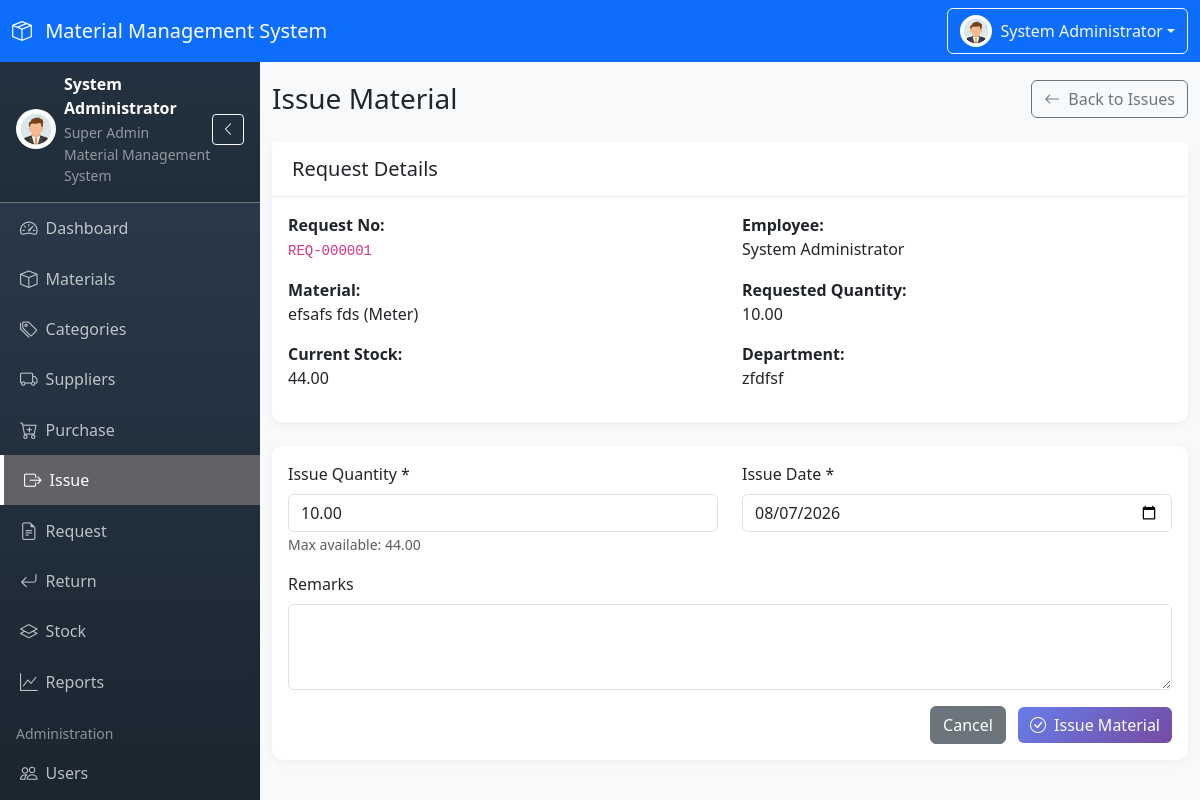
/modules/issue/create.php?request_id=1 (signed in), run on the app's committed database.
### tables this page shows
CREATE TABLE `material_requests` (
  `id` int(11) NOT NULL,
  `request_no` varchar(20) NOT NULL,
  `employee_id` int(11) NOT NULL,
  `department` varchar(100) DEFAULT NULL,
  `material_id` int(11) NOT NULL,
  `requested_quantity` decimal(10,2) NOT NULL,
  `purpose` text DEFAULT NULL,
  `request_date` date NOT NULL,
  `status` enum('Pending','Approved','Rejected','Issued') NOT NULL DEFAULT 'Pending',
  `approved_by` int(11) DEFAULT NULL,
  `approved_at` datetime DEFAULT NULL,
  `rejection_reason` text DEFAULT NULL,
  `created_at` timestamp NOT NULL DEFAULT current_timestamp(),
  `updated_at` timestamp NOT NULL DEFAULT current_timestamp() ON UPDATE current_timestamp()
);

CREATE TABLE `users` (
  `id` int(11) NOT NULL,
  `user_code` varchar(20) NOT NULL,
  `full_name` varchar(100) NOT NULL,
  `email` varchar(100) NOT NULL,
  `username` varchar(50) NOT NULL,
  `password` varchar(255) NOT NULL,
  `phone` varchar(20) DEFAULT NULL,
  `avatar` varchar(255) DEFAULT NULL,
  `role_id` int(11) NOT NULL,
  `status` enum('Active','Inactive') NOT NULL DEFAULT 'Active',
  `last_login` datetime DEFAULT NULL,
  `created_at` timestamp NOT NULL DEFAULT current_timestamp(),
  `updated_at` timestamp NOT NULL DEFAULT current_timestamp() ON UPDATE current_timestamp()
);

CREATE TABLE `materials` (
  `id` int(11) NOT NULL,
  `material_code` varchar(20) NOT NULL,
  `material_name` varchar(100) NOT NULL,
  `category_id` int(11) NOT NULL,
  `unit` enum('Piece','Kg','Liter','Meter','Bag','Box','Roll','Packet') NOT NULL,
  `minimum_stock` decimal(10,2) NOT NULL DEFAULT 0.00,
  `current_stock` decimal(10,2) NOT NULL DEFAULT 0.00,
  `description` text DEFAULT NULL,
  `status` enum('Active','Inactive') NOT NULL DEFAULT 'Active',
  `created_by` int(11) DEFAULT NULL,
  `created_at` timestamp NOT NULL DEFAULT current_timestamp(),
  `updated_at` timestamp NOT NULL DEFAULT current_timestamp() ON UPDATE current_timestamp()
);

### modules/issue/create.php (the view, shortened to what this page needs)
<?php
$request_id = $_GET['request_id'] ?? 0;
$stmt = $pdo->prepare("SELECT mr.*, m.material_name, m.unit, m.current_stock, u.full_name as employee_name
                      FROM material_requests mr
                      INNER JOIN materials m ON mr.material_id = m.id
                      INNER JOIN users u ON mr.employee_id = u.id
                      WHERE mr.id = ?");
$stmt->execute([$request_id]);
$request = $stmt->fetch();
require_once __DIR__ . '/../../includes/header.php';
?>
<div class="d-flex justify-content-between align-items-center mb-4">
    <h1 class="h3 mb-0">Issue Material</h1>
    <a href="<?php echo BASE_URL; ?>/modules/issue/index.php" class="btn btn-outline-secondary">
        <i class="bi bi-arrow-left me-2"></i>Back to Issues
    </a>
</div>
<div class="card mb-4">
    <div class="card-header">
        <h5 class="mb-0">Request Details</h5>
    </div>
    <div class="card-body">
        <div class="row">
            <div class="col-md-6">
                <strong>Request No:</strong>
                <p><code><?php echo htmlspecialchars($request['request_no']); ?></code></p>
            </div>
            <div class="col-md-6">
                <strong>Employee:</strong>
                <p><?php echo htmlspecialchars($request['employee_name']); ?></p>
            </div>
        </div>
        <div class="row">
            <div class="col-md-6">
                <strong>Material:</strong>
                <p><?php echo htmlspecialchars($request['material_name']); ?> (<?php echo htmlspecialchars($request['unit']); ?>)</p>
            </div>
            <div class="col-md-6">
                <strong>Requested Quantity:</strong>
                <p><?php echo number_format($request['requested_quantity'], 2); ?></p>
            </div>
        </div>
        <div class="row">
            <div class="col-md-6">
                <strong>Current Stock:</strong>
                <p class="<?php echo $request['current_stock'] < $request['requested_quantity'] ? 'text-danger fw-bold' : ''; ?>">
                    <?php echo number_format($request['current_stock'], 2); ?>
                </p>
            </div>
            <div class="col-md-6">
                <strong>Department:</strong>
                <p><?php echo htmlspecialchars($request['department'] ?? '-'); ?></p>
            </div>
        </div>
    </div>
</div>
<div class="card">
    <div class="card-body">
        <form id="issueForm">
            <div class="row">
                <div class="col-md-6 mb-3">
                    <label for="issue_quantity" class="form-label">Issue Quantity *</label>
                    <input type="number" class="form-control" id="issue_quantity" name="issue_quantity"
                           step="0.01" min="0.01" max="<?php echo $request['current_stock']; ?>"
                           value="<?php echo min($request['requested_quantity'], $request['current_stock']); ?>" required>
                    <small class="text-muted">Max available: <?php echo number_format($request['current_stock'], 2); ?></small>
                </div>
                <div class="col-md-6 mb-3">
                    <label for="issue_date" class="form-label">Issue Date *</label>
                    <input type="date" class="form-control" id="issue_date" name="issue_date" value="<?php echo date('Y-m-d'); ?>" required>
                </div>
            </div>
            <div class="mb-3">
                <label for="remarks" class="form-label">Remarks</label>
                <textarea class="form-control" id="remarks" name="remarks" rows="3"></textarea>
            </div>
            <div class="text-end">
                <a href="<?php echo BASE_URL; ?>/modules/issue/index.php" class="btn btn-secondary me-2">Cancel</a>
                <button type="submit" class="btn btn-primary">
                    <i class="bi bi-check-circle me-2"></i>Issue Material
                </button>
            </div>
        </form>
    </div>
</div>
<?php require_once __DIR__ . '/../../includes/footer.php'; ?>

### assets/css/style.css (style rules this page uses)
:root { --primary-color: #667eea; --secondary-color: #764ba2; --sidebar-width: 260px; --sidebar-collapsed-width: 70px; --navbar-height: 56px; }
body { font-family: 'Segoe UI', Tahoma, Geneva, Verdana, sans-serif; background-color: #f8f9fa; overflow-x: hidden; }
.card { border: none; border-radius: 10px; box-shadow: 0 2px 10px rgba(0, 0, 0, 0.05); margin-bottom: 20px; }
.card-header { background: white; border-bottom: 1px solid #eee; padding: 15px 20px; font-weight: 600; border-radius: 10px 10px 0 0; }
.btn-primary { background: linear-gradient(135deg, var(--primary-color), var(--secondary-color)); border: none; }

### data on the page
material_requests: request_no "REQ-000001", approved_by.full_name "System Administrator", material.material_name "efsafs fds", material.unit "Meter", requested_quantity "10.00", material.current_stock "44.00", department "zfdfsf", issue_quantity "10.00"

### other printed values
SYSTEM_NAME "Material Management System"
$_SESSION['full_name'] "System Administrator"
$_SESSION['role_name'] "Super Admin"
